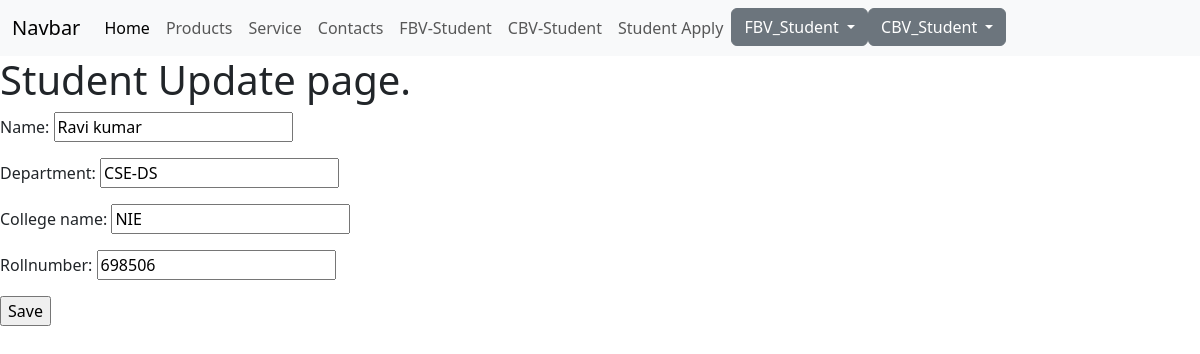
/1/update, run on the app's committed database.
### CSE/models.py (models this page shows, shortened)
class Student(models.Model):
    name = models.CharField(max_length=50)
    department = models.CharField(max_length=30)
    college_name = models.CharField(max_length=30)
    rollnumber = models.IntegerField()

### CSE/views.py (the view)
# urls.py: path('<pk>/update', StudentUpdate.as_view(), name='update'),
class StudentUpdate(UpdateView):
    model = Student
    fields = '__all__'
    template_name = 'CBV/update.html'
    success_url = '/'

### templates/CBV/update.html (shortened to what this page needs)
{% extends 'basic.html' %}
{% block content %}
<h1>Student Update page.</h1>
<form method="post">
    {{ form.as_p }}
    <input type="submit" class = "button" value="Save">
</form>
{% endblock %}

### data on the page
Student: name "Ravi kumar", department "CSE-DS", college_name "NIE", rollnumber "698506"
